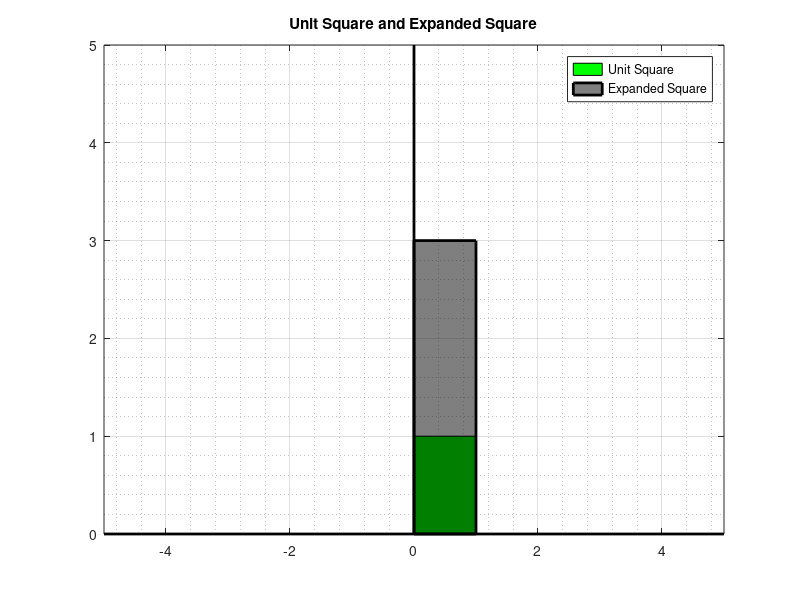

This chart was generated by the following MATLAB code:
% Define the unit square
unit_square = [0 0; 1 0; 1 1; 0 1; 0 0];

% Multiply unit square by the 2D matrix ((1 0), (0 3))
transformed_square = unit_square * [1 0; 0 3];

% Plot the unit square
figure;
fill(unit_square(:,1), unit_square(:,2), 'g');
hold on;

% Plot the transformed square
fill(transformed_square(:,1), transformed_square(:,2), 'k', 'FaceAlpha', 0.5, 'EdgeColor', 'k', 'LineWidth', 2);

% Add grid and bold lines
grid on;
set(gca, 'XMinorGrid', 'on', 'YMinorGrid', 'on');
plot([-5 5], [0 0], 'k', 'LineWidth', 2);
plot([0 0], [0 5], 'k', 'LineWidth', 2);

% Set axis limits
xlim([-5 5]);
ylim([0 5]);

% Add title and legend
title('Unit Square and Expanded Square');
legend('Unit Square', 'Expanded Square');

% Save the figure
saveas(gcf, 'unit_and_expanded_square.png');
